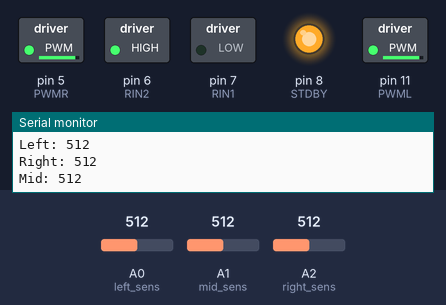
The sketch below on a simulated Arduino Uno, built with avr-gcc and run on an emulated ATmega328P. On the bench: switched loads named in the sketch (green lamp = pin HIGH), output pins drawn as LEDs (lit = HIGH), the last lines printed to the serial monitor. Inputs (shaded band) come from the test bench; at power-on: A0 (left_sens) = 512, A1 (mid_sens) = 512, A2 (right_sens) = 512. Pins used as bus, display or sensor lines are not drawn. At 3.1 s the program stops and its outputs stay as they are.

Above: at 1.2 s.
1.3 s: A0 (left_sens) set to 593
At 2.7 s:
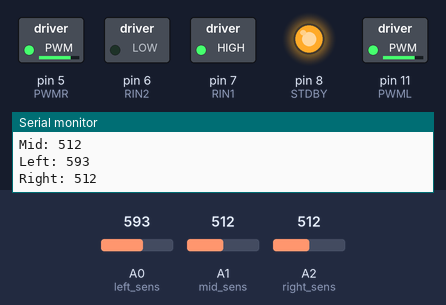
3.0 s: A0 (left_sens) set to 610
At 4.3 s:
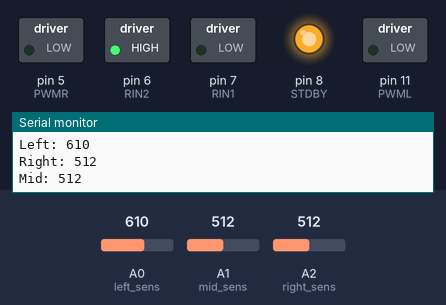
Timing chart, 0 to 4.6 s (numbered marks = the images above; inputs shaded):
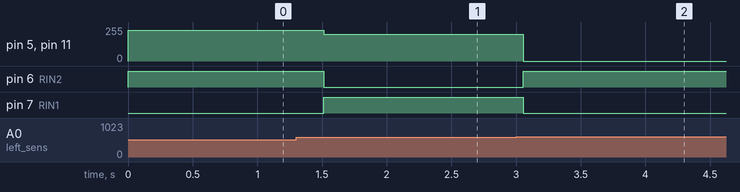

Measured:
- the behaviour switches between 600 and 601 on A0 (left_sens) (found by bisection; images 1 and 2)
- after the input at 3.0 s, pin 5 (PWMR), pin 11 (PWML): 200/255 → 0/255 after 0.06 s; pin 6 (RIN2): LOW → HIGH after 0.06 s; pin 7 (RIN1): HIGH → LOW after 0.06 s

The sketch:

state_3.ino
```cpp
#define START 1
#define GAP_LEFT 2
#define TANK_RIGHT 3
#define CURVY 4
#define LOOP 5

const int left_sens = A0;
const int mid_sens = A1;
const int right_sens = A2;

int threshold_l = 600;
int threshold_r = 630;
int threshold_m = 515;
int state;

const int PWML=11; // Pololu drive A
const int LIN2=10;
const int LIN1 =9;
const int STDBY=8;
const int RIN1 =7; // Pololu drive B
const int RIN2 =6;
const int PWMR =5;


int prev = 0;
int cur_turn = 0;
float aggr = 0.95;

// Line Sensor Variables
int l;
int r;
int m;

bool on_line = true;
bool prev_on_line = true;
int gaps = 0;

unsigned long time;


#define GAP 1;
#define RIGHT 2;
#define LEFT 3;

void setup() {
  // put your setup code here, to run once:
  Serial.begin(9600);

  pinMode(PWMR , OUTPUT);
  pinMode(RIN1 , OUTPUT);
  pinMode(RIN2 , OUTPUT);
  pinMode(LIN1 , OUTPUT);
  pinMode(LIN2 , OUTPUT);
  pinMode(PWML , OUTPUT);
  pinMode(STDBY , OUTPUT);
  digitalWrite(STDBY , HIGH);

  prev = 0;
  cur_turn = 0;
  time = millis();
  //drive(0, 0);

}


void loop() {
  l = sense_l();
  r = sense_r();
  m = sense_m();

  prev_on_line = on_line;

  if (l == 0 && r == 0 && m == 0){
    on_line = false;
  } else {
    on_line = true;
  }

  if(on_line == false && millis() - time > 1500){
    drive(200, -200);
  } else if (prev_on_line == false && millis() - time > 1500){
    state = CURVY;
    drive(0, 0);
    while(true);
  } else {
    simple();
  }


  delay(5);
}

void simple(){
  cur_turn = turn_dir(prev);
  prev = cur_turn;
  make_turn(cur_turn);
}

void drive(int speedL, int speedR){
  // Here, speed is an integer from -255 to 255
  motorWrite(speedL, LIN1, LIN2, PWML);
  motorWrite(speedR, RIN1, RIN2, PWMR);
}

void motorWrite(int spd, int pin_IN1 , int pin_IN2 , int pin_PWM){
  if (spd < 0){
    digitalWrite(pin_IN1 , HIGH); // go one way
    digitalWrite(pin_IN2 , LOW);
  }
  else{
    digitalWrite(pin_IN1 , LOW); // go the other way
    digitalWrite(pin_IN2 , HIGH);
  }
  analogWrite(pin_PWM , abs(spd));
}

int sense_l() {
  int s = analogRead(left_sens);
  Serial.print("Left: ");
  Serial.println(s);
  if (s > threshold_l) {
    return 1;
  } else {
    return 0;
  }
}
int sense_r() {
  int s = analogRead(right_sens);
  Serial.print("Right: ");
  Serial.println(s);
  if (s > threshold_r) {
    return 1;
  } else {
    return 0;
  }
}
int sense_m() {
  int s = analogRead(mid_sens);
  Serial.print("Mid: ");
  Serial.println(s);
  if (s > threshold_m) {
    return 1;
  } else {
    return 0;
  }
}


int turn_dir(int prev_turn) {
  if (l == 1 && r == 1 && m == 1){
    return 0; //straight
  }
  else if (l == 0 && r == 1 && m ==1){
    return 1; // slight right
  }
  else if (l == 0 && r == 1 && m ==0){
    return 2; // big right
  }
  else if (l == 1 && r == 0 && m ==1){
    return -1; // slight left
  }
  else if (l == 1 && r == 0 && m ==0){
    return -2; // big left
  }
  else if (l==0 && r == 0 && m == 0){
    if (prev_turn == 2 || prev_turn == 1) {
      return 3;
    }
    else if (prev_turn == -2 || prev_turn == -1) {
      return -3;
    }
    return prev_turn; // continue last motion
  }
  else{
    return 0;
  }
}

void make_turn(int turn){
  if (turn == 0){
    drive(230, 230);
  }
  if (turn == 1){
    drive(230, 70);
  }
  if (turn == 2) {
    drive(230, 0);
  }
  if (turn == 3) {
    drive(255, -120);
  }
  if (turn == -1){
    drive(70, 230);
  }
  if (turn == -2) {
    drive(0, 230);
  }
  if (turn == -3) {
    drive(-120, 255);
  }
}
```
